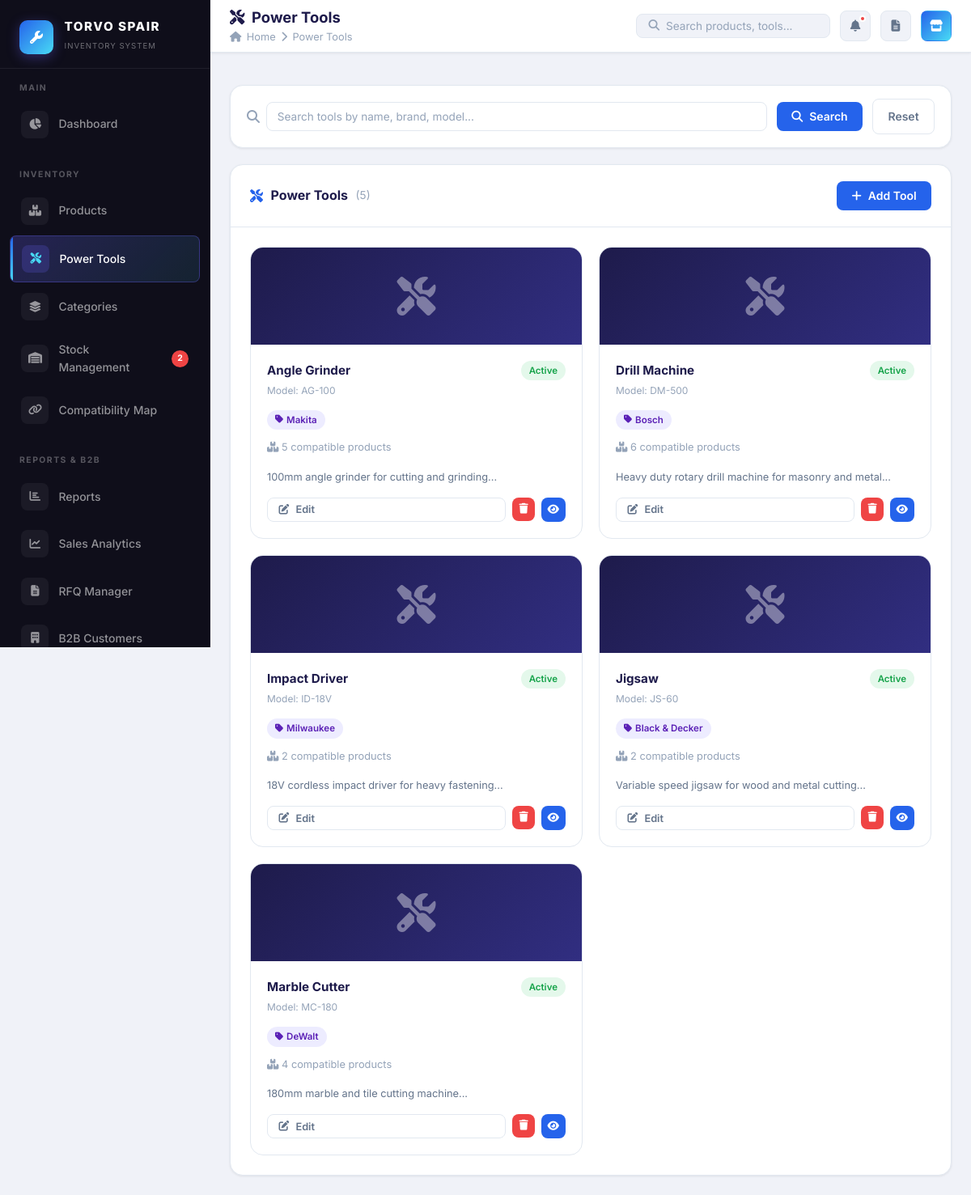
Page /pages/tools.php (signed in) on the earlier database version.
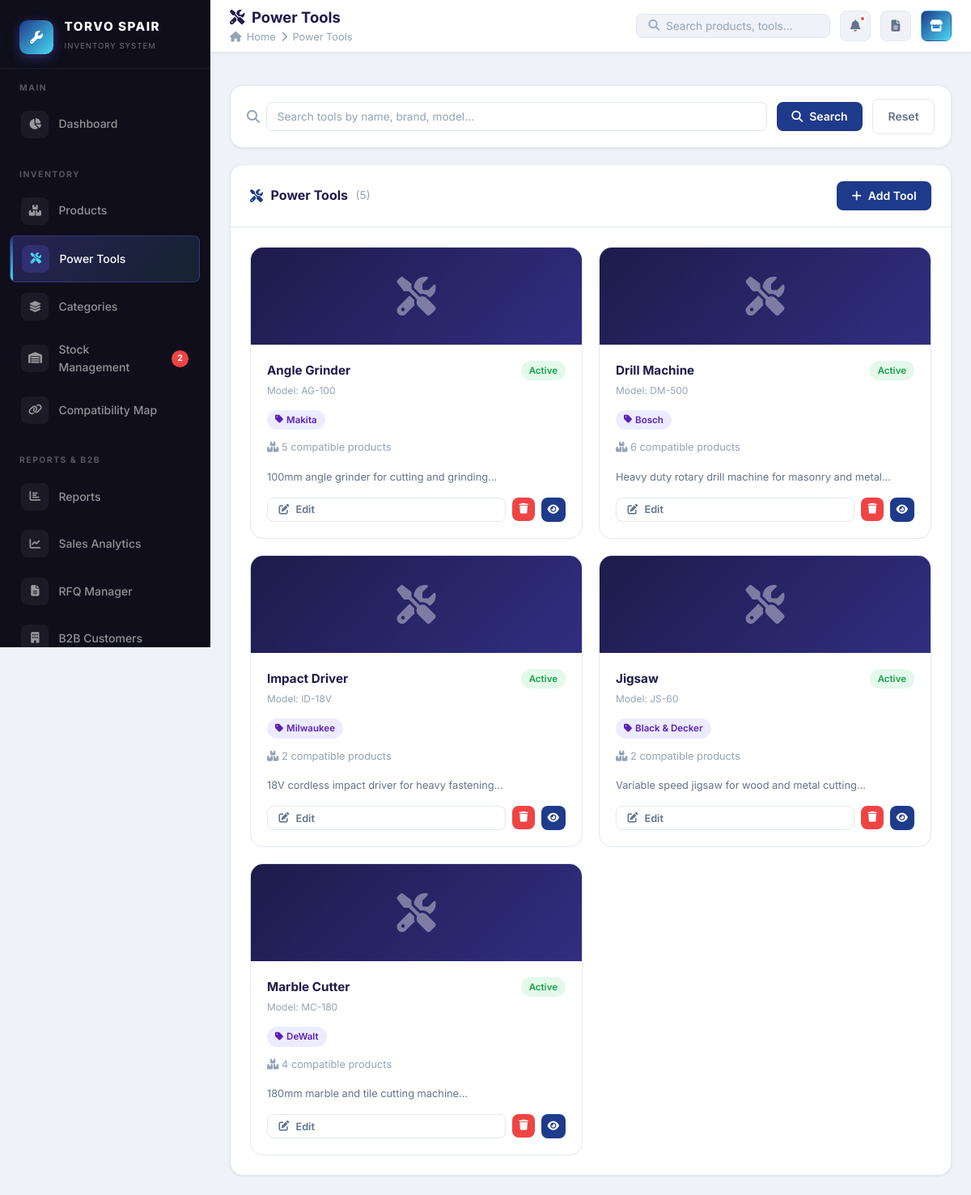
Same page on the later database version.
### tables this page shows
CREATE TABLE IF NOT EXISTS settings (
    setting_key VARCHAR(100) PRIMARY KEY,
    setting_value TEXT,
    category ENUM('frontend', 'admin', 'system') DEFAULT 'frontend',
    updated_at TIMESTAMP DEFAULT CURRENT_TIMESTAMP ON UPDATE CURRENT_TIMESTAMP
);

### config/database.php (called while the page is built, shortened)
<?php
function getDB(): PDO {
    static $pdo = null;
    if ($pdo === null) {
        try {
            $dsn = "mysql:host=" . DB_HOST . ";dbname=" . DB_NAME . ";charset=" . DB_CHARSET;
            $options = [
                PDO::ATTR_ERRMODE            => PDO::ERRMODE_EXCEPTION,
                PDO::ATTR_DEFAULT_FETCH_MODE => PDO::FETCH_ASSOC,
                PDO::ATTR_EMULATE_PREPARES   => false,
            ];
            $pdo = new PDO($dsn, DB_USER, DB_PASS, $options);
        } catch (PDOException $e) {
            $msg = htmlspecialchars($e->getMessage());
            die("<!DOCTYPE html><html><head><meta charset='UTF-8'><title>Database Error – TORVO SPAIR</title>
            <link href='https://fonts.googleapis.com/css2?family=Inter:wght@400;700&display=swap' rel='stylesheet'>
            <style>body{font-family:'Inter',sans-serif;background:#0f0c29;color:#fff;display:flex;align-items:center;justify-content:center;min-height:100vh;margin:0;flex-direction:column;gap:1rem;text-align:center;padding:2rem;}
            .icon{font-size:3rem;margin-bottom:1rem;} h1{font-size:1.4rem;} p{color:rgba(255,255,255,0.5);font-size:0.875rem;max-width:500px;}
            code{background:rgba(255,255,255,0.08);padding:0.5rem 1rem;border-radius:8px;font-size:0.8rem;display:block;margin-top:1rem;color:#f87171;}
            a{display:inline-block;margin-top:1.5rem;padding:0.75rem 2rem;background:linear-gradient(135deg,#6c63ff,#48daf5);border-radius:8px;color:#fff;text-decoration:none;font-weight:700;}</style></head>
            <body><div class='icon'>⚠️</div><h1>Database Connection Failed</h1>
            <p>Could not connect to MySQL. Please ensure you have updated config/database.php with your live cPanel database credentials.</p>
            <code>$msg</code>
            <a href='" . APP_URL . "/setup.php'>Go to Setup</a></body></html>");
        }
    }
    return $pdo;
}
if (!function_exists('getSetting')) {
    function getSetting(string $key, string $default = ''): string {
        try {
            $db = getDB();
            $stmt = $db->prepare('SELECT setting_value FROM settings WHERE setting_key = ?');
            $stmt->execute([$key]);
            $val = $stmt->fetchColumn();
            return $val !== false ? $val : $default;
        } catch (PDOException $e) {
            return $default;
        }
    }
}

### pages/tools.php (the view, shortened to what the changed rows need)
<?php
include BASE_PATH . '/includes/header.php';
$db = getDB();
$where = '1=1'; $params = [];
$stmt = $db->prepare("SELECT * FROM tools WHERE $where ORDER BY name");
$stmt->execute($params);
$tools = $stmt->fetchAll();
?>
<div class="page-body">
<div class="card">
    <div class="card-header">
        <div class="card-title"><i class="fas fa-tools"></i> Power Tools <span style="font-size:0.85rem;color:var(--text-muted);font-weight:400;">(<?= count($tools) ?>)</span></div>
    </div>
</div>
</div>
<?php include BASE_PATH . '/includes/footer.php'; ?>

### includes/header.php (shortened to what the changed rows need)
<?php
require_once BASE_PATH . '/config/database.php';
?>
<!DOCTYPE html>
<html lang="en">
<head>
    <link rel="stylesheet" href="https://cdnjs.cloudflare.com/ajax/libs/font-awesome/6.5.0/css/all.min.css">
    <link rel="stylesheet" href="<?= APP_URL ?>/assets/css/style.css">
</head>
<body>
<div class="app-layout">
<aside class="sidebar" id="sidebar">
    <div class="sidebar-brand">
        <div class="brand-text">
            <h2><?= getSetting('site_title', 'TORVO SPAIR') ?></h2>
            <span>Inventory System</span>
        </div>
    </div>
</aside>
<div class="main-content">

Differences in the rows shown:
added settings: setting_value "TORVO SPAIR"
Other differences:
getSetting('site_title', 'TORVO SPAIR'): "TORVO SPAIR" → (not shown)
